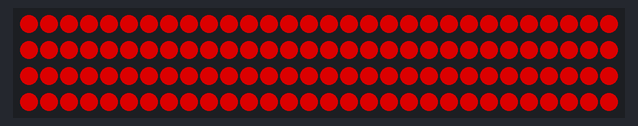
Bench run of a sketch on a simulated Arduino Uno, built with avr-gcc and run on an emulated ATmega328P. On the bench: 120 RGB LEDs in strip order, left to right, continuing on the next row. Dim RGB values are drawn brighter than linear.

Above: at 0.46 s.
At 3.85 s:
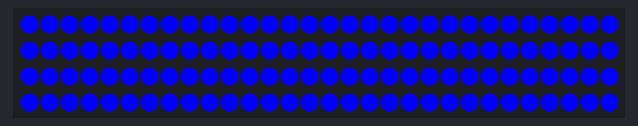
At 5.09 s:
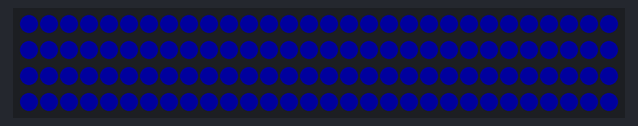

The sketch:

FlowAndBreath_chengfa.ino
```cpp
#include <FastLED.h>

#define Pin1 2

#define LedNum 120
#define N2 32
#define DelayTime 30

CRGB L1[LedNum];
//float F[LedNum] = { 0 };


void setup() {
  Serial.begin(9600);

  pinMode(Pin1, OUTPUT);

  // for (uint8_t j = 0; j < LedNum; j++) {
  //   F[j] = 0.2*sin(j / 2) * sin(j / 2)+0.8;
  // }

  LEDS.addLeds<WS2812, Pin1, GRB>(L1, LedNum);
}

//uint32_t j = 0;
uint8_t i, j, k = 0;

void loop() {
  for (i = 0; i < N2; i++) {
    for (j = 0; j < LedNum; j++) {
      //C_Red = (int)(i * i * 0.26 * F[(k + j) % LedNum]);
      L1[j] =CRGB((int)(i * i * 0.26 * 255), 0, 0);
    }
    FastLED.show();
    delay(DelayTime);
    k++;
  }
  ///////////
  for (i = 0; i < N2; i++) {
    for (j = 0; j < LedNum; j++) {
      //C_Red = 255 - i * 8;
      //C_Red = (int)((255.0 - i * i * 0.26) * F[(k + j) % LedNum]);
      L1[j] = CRGB((int)((255.0 - i * i * 0.26*255) ), 0, 0);
      //C_Red = (int)(255 - i * 8) * F[(k + j) % LedNum];
      //C_Red = (int)(255 ) * F[(k + j) % LedNum];
    }
    FastLED.show();
    delay(DelayTime);
    k++;
  }
  ///////////
  for (i = 0; i < N2; i++) {
    for (j = 0; j < LedNum; j++) {
      //C_Blu = i * 8;
      //C_Blu = (int)(i * i * 0.26 * F[(k + j) % LedNum]);
      L1[j] = CRGB(0, 0, (int)(i * i * 0.26 *255));
      //C_Blu = (int)i * 8 * F[(k + j) % LedNum];
      //C_Blu = (int)255* F[(k + j) % LedNum];
    }
    FastLED.show();
    delay(DelayTime);
    k++;
  }
  ///////////
  for (i = 0; i < N2; i++) {
    for (j = 0; j < LedNum; j++) {
      //C_Blu = 255 - i * 8;
      //C_Blu = (int)((255.0 - i * i * 0.26) * F[(k + j) % LedNum]);
      L1[j] = CRGB(0, 0, (int)((255.0 - i * i * 0.26*255) ));
      //C_Blu = (int)(255 - i * 8) * F[(k + j) % LedNum];
      //C_Blu = (int)(255) * F[(k + j) % LedNum];
    }
    FastLED.show();
    delay(DelayTime);
    k++;
  }
}
```

Measured:
- by itself, everything shown: repeats every 4.9 s, in 16 steps
